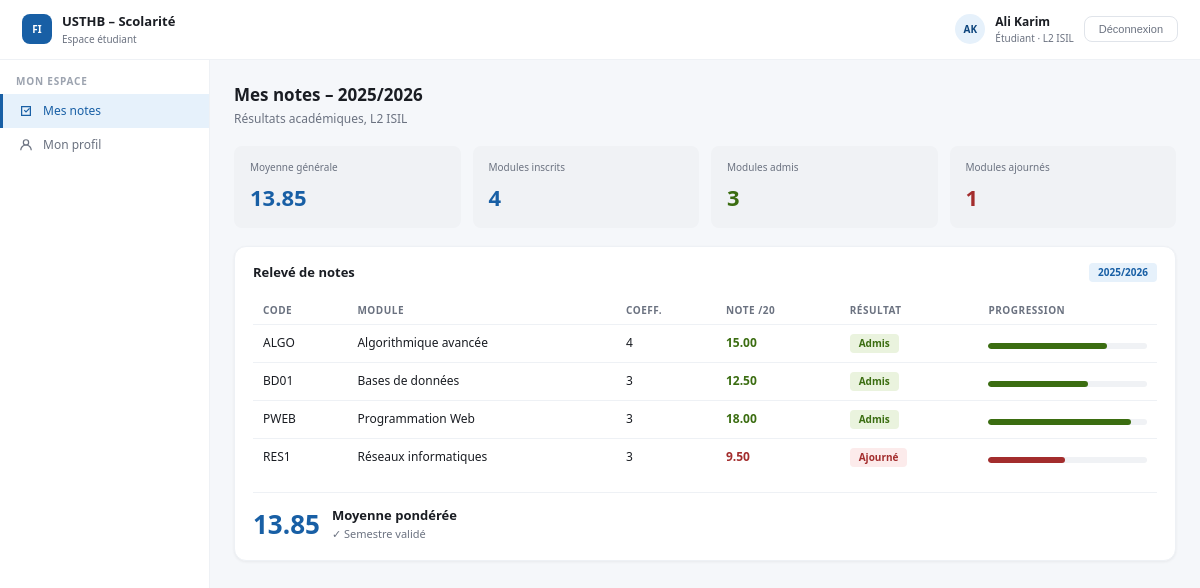
/dashboard.php (signed in), run on the app's committed database.
### tables this page shows
CREATE TABLE IF NOT EXISTS etudiants (
    id                   INT AUTO_INCREMENT PRIMARY KEY,
    nom                  VARCHAR(80)  NOT NULL,
    prenom               VARCHAR(80)  NOT NULL,
    email                VARCHAR(120) NOT NULL UNIQUE,
    matricule            VARCHAR(20)  NOT NULL UNIQUE,
    niveau               VARCHAR(30)  NOT NULL DEFAULT 'L1 Info',
    date_naissance       DATE,
    mot_de_passe         VARCHAR(255) NOT NULL,
    must_change_password TINYINT(1)   NOT NULL DEFAULT 1,
    actif                TINYINT(1)   NOT NULL DEFAULT 1,
    created_at           TIMESTAMP    DEFAULT CURRENT_TIMESTAMP
);

CREATE TABLE IF NOT EXISTS notes (
    id              INT AUTO_INCREMENT PRIMARY KEY,
    etudiant_id     INT NOT NULL,
    module_id       INT NOT NULL,
    note            DECIMAL(4,2) NOT NULL CHECK (note >= 0 AND note <= 20),
    annee_univ      VARCHAR(10) NOT NULL DEFAULT '2025/2026',
    UNIQUE KEY uq_note (etudiant_id, module_id, annee_univ),
    FOREIGN KEY (etudiant_id) REFERENCES etudiants(id) ON DELETE CASCADE,
    FOREIGN KEY (module_id)   REFERENCES modules(id)   ON DELETE CASCADE
);

CREATE TABLE IF NOT EXISTS modules (
    id              INT AUTO_INCREMENT PRIMARY KEY,
    code            VARCHAR(20)  NOT NULL UNIQUE,
    intitule        VARCHAR(120) NOT NULL,
    coefficient     INT          NOT NULL DEFAULT 1,
    niveau          VARCHAR(30)  NOT NULL DEFAULT 'L2 ISIL',
    enseignant_id   INT,
    annee_univ      VARCHAR(10)  NOT NULL DEFAULT '2025/2026',
    FOREIGN KEY (enseignant_id) REFERENCES enseignants(id) ON DELETE SET NULL
);

### includes/auth.php (called while the page is built, shortened)
<?php
function get_role(): string {
    return $_SESSION['user_role'] ?? '';
}
function h(string $s): string {
    return htmlspecialchars($s, ENT_QUOTES, 'UTF-8');
}

### pages/dashboard_etudiant.php (the view, shortened to what this page needs)
<?php
$user_id = $_SESSION['user_id'];
$pdo     = get_pdo();
$stmt = $pdo->prepare("SELECT * FROM etudiants WHERE id = ?");
$stmt->execute([$user_id]);
$etudiant = $stmt->fetch();
$stmt = $pdo->prepare("
    SELECT m.code, m.intitule, m.coefficient, n.note
    FROM inscriptions i
    JOIN modules m ON m.id = i.module_id
    LEFT JOIN notes n ON n.etudiant_id = i.etudiant_id AND n.module_id = i.module_id AND n.annee_univ = i.annee_univ
    WHERE i.etudiant_id = ? AND i.annee_univ = '2025/2026'
    ORDER BY m.code
");
$stmt->execute([$user_id]);
$notes = $stmt->fetchAll();
$total_coeff = 0; $total_note = 0; $admis = 0; $ajournes = 0;
foreach ($notes as $n) {
    if ($n['note'] !== null) {
        $total_coeff += $n['coefficient'];
        $total_note  += $n['note'] * $n['coefficient'];
        if ($n['note'] >= 10) $admis++; else $ajournes++;
    }
}
$moyenne = $total_coeff > 0 ? round($total_note / $total_coeff, 2) : null;
$panel = $_GET['panel'] ?? 'notes';
$initials = strtoupper(substr($etudiant['prenom'], 0, 1) . substr($etudiant['nom'], 0, 1));
?>
<!DOCTYPE html>
<html lang="fr">
<head>
    <link rel="stylesheet" href="assets/css/style.css">
</head>
<body>
<div class="topbar">
    <div class="topbar-logo">
        <div class="logo-box blue"><span>FI</span></div>
        <div>
            <div class="brand"><?= APP_NAME ?></div>
            <div class="brand-sub">Espace étudiant</div>
        </div>
    </div>
    <div class="topbar-right">
        <div class="avatar av-blue"><?= h($initials) ?></div>
        <div>
            <div class="uname"><?= h($etudiant['prenom'] . ' ' . $etudiant['nom']) ?></div>
            <div class="urole">Étudiant · <?= h($etudiant['niveau']) ?></div>
        </div>
        <a href="logout.php"><button class="btn-sm">Déconnexion</button></a>
    </div>
</div>
<div class="dash-layout">
    <div class="sidebar">
        <div class="nav-section">Mon espace</div>
        <a href="?panel=notes" class="nav-item <?= $panel === 'notes' ? 'active-blue' : '' ?>">
            <svg width="14" height="14" viewBox="0 0 16 16" fill="none">
                <path d="M3 3h10v10H3z" fill="none" stroke="currentColor" stroke-width="1.4"/>
                <path d="M6 7l2 2 4-4" stroke="currentColor" stroke-width="1.4" fill="none"/>
            </svg>
            Mes notes
        </a>
        <a href="?panel=profil" class="nav-item <?= $panel === 'profil' ? 'active-blue' : '' ?>">
            <svg width="14" height="14" viewBox="0 0 16 16" fill="none">
                <circle cx="8" cy="5" r="3" fill="none" stroke="currentColor" stroke-width="1.4"/>
                <path d="M2 14c0-3.3 2.7-6 6-6s6 2.7 6 6" stroke="currentColor" stroke-width="1.4" fill="none"/>
            </svg>
            Mon profil
        </a>
    </div>
    <div class="main-content">
        <?php if ($panel === 'notes'): ?>
        <div class="page-head">
            <div class="page-title">Mes notes – <?= APP_YEAR ?></div>
            <div class="page-sub">Résultats académiques, <?= h($etudiant['niveau']) ?></div>
        </div>
        <div class="stat-grid sg4" style="margin-bottom:18px;">
            <div class="stat-card">
                <div class="stat-card-label">Moyenne générale</div>
                <div class="stat-card-val val-blue"><?= $moyenne !== null ? number_format($moyenne, 2) : '–' ?></div>
            </div>
            <div class="stat-card">
                <div class="stat-card-label">Modules inscrits</div>
                <div class="stat-card-val val-blue"><?= count($notes) ?></div>
            </div>
            <div class="stat-card">
                <div class="stat-card-label">Modules admis</div>
                <div class="stat-card-val val-green"><?= $admis ?></div>
            </div>
            <div class="stat-card">
                <div class="stat-card-label">Modules ajournés</div>
                <div class="stat-card-val val-red"><?= $ajournes ?></div>
            </div>
        </div>
        <div class="card">
            <div class="card-header">
                <div class="card-title">Relevé de notes</div>
                <span class="badge b-blue"><?= APP_YEAR ?></span>
            </div>
            <table>
                <thead>
                    <tr>
                        <th>Code</th><th>Module</th><th>Coeff.</th><th>Note /20</th><th>Résultat</th><th>Progression</th>
                    </tr>
                </thead>
                <tbody>
                <?php foreach ($notes as $n): ?>
                    <?php
                    $note = $n['note'];
                    $pct  = $note !== null ? round($note / 20 * 100) : 0;
                    $color = $note === null ? '#9CA3AF' : ($note >= 10 ? '#3B6D11' : '#A32D2D');
                    $badge = $note === null ? '<span class="badge b-mid">–</span>'
                           : ($note >= 10 ? '<span class="badge b-ok">Admis</span>' : '<span class="badge b-no">Ajourné</span>');
                    ?>
                    <tr>
                        <td><?= h($n['code']) ?></td>
                        <td><?= h($n['intitule']) ?></td>
                        <td><?= h($n['coefficient']) ?></td>
                        <td style="font-weight:600;color:<?= $color ?>"><?= $note !== null ? number_format($note, 2) : '–' ?></td>
                        <td><?= $badge ?></td>
                        <td style="min-width:100px;">
                            <div class="progress-bar">
                                <div class="progress-fill" style="width:<?= $pct ?>%;background:<?= $color ?>"></div>
                            </div>
                        </td>
                    </tr>
                <?php endforeach; ?>
                </tbody>
            </table>
            <?php if ($moyenne !== null): ?>
            <div style="margin-top:16px; padding-top:12px; border-top:1px solid var(--color-border-light); display:flex; align-items:center; gap:12px;">
                <div class="moy-big" style="padding:0; font-size:26px;"><?= number_format($moyenne, 2) ?></div>
                <div>
                    <div style="font-size:13px;font-weight:600;">Moyenne pondérée</div>
                    <div style="font-size:11px;color:var(--color-text-secondary);">
                        <?= $moyenne >= 10 ? '✓ Semestre validé' : '✗ Semestre non validé' ?>
                    </div>
                </div>
            </div>
            <?php endif; ?>
        </div>
        <?php endif; ?>
    </div>
</div>
</body>
</html>

### dashboard.php (shortened to what this page needs)
<?php
require_once 'includes/auth.php';
$role = get_role();
switch ($role) {
    case 'etudiant':
        require 'pages/dashboard_etudiant.php';
        break;
}

### data on the page
etudiants: initials "AK", prenom+nom "Ali Karim", niveau "L2 ISIL"
notes: module.code "ALGO", module.intitule "Algorithmique avancée", module.coefficient "4", note "15.00", shows "Admis"
notes: module.code "BD01", module.intitule "Bases de données", module.coefficient "3", note "12.50", shows "Admis"
notes: module.code "PWEB", module.intitule "Programmation Web", module.coefficient "3", note "18.00", shows "Admis"
notes: module.code "RES1", module.intitule "Réseaux informatiques", module.coefficient "3", note "9.50", shows "Ajourné"

### other printed values
APP_NAME "USTHB – Scolarité"
APP_YEAR "2025/2026"
$moyenne "13.85"
count($notes) "4"
$admis "3"
$ajournes "1"
